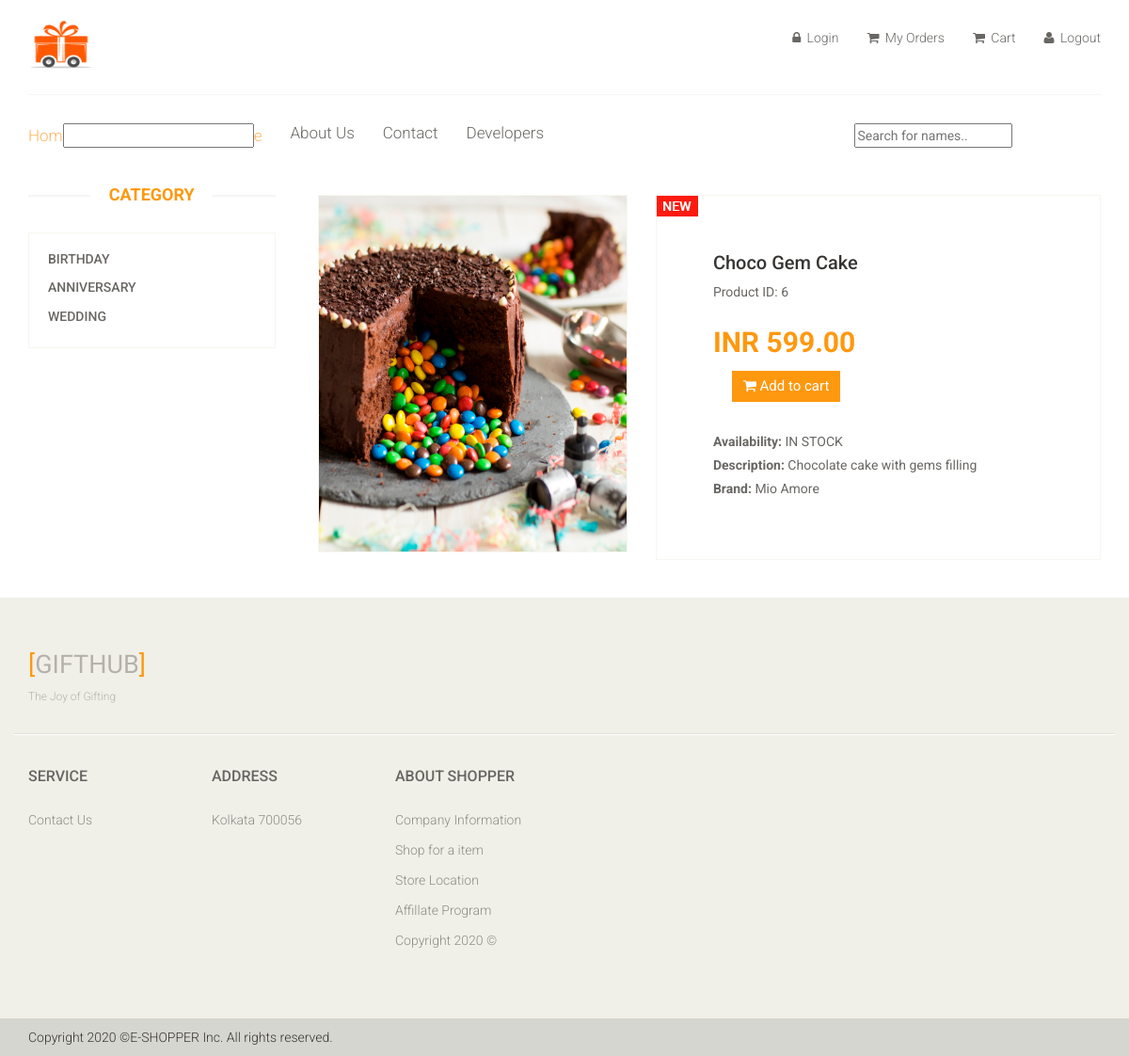
/detail/6/, run on the app's committed database.
### product/models.py (models this page shows, shortened)
class Occation(models.Model):
    name = models.CharField(default="Occation", max_length=63)

class Product(models.Model):
    name = models.CharField(default="Product Name", max_length=127)
    details = models.TextField(default="Product Details")
    price = models.DecimalField(default=0.00, max_digits=7, decimal_places=2)
    brand = models.CharField(default="Brand Name", max_length=127)
    stock = models.IntegerField(default=1)
    occation = models.ForeignKey(Occation, null=True, blank=True, on_delete=SET_NULL)
    image_name = models.CharField(default="-", max_length=127)
    image_url = models.CharField(default="-", max_length=127)

### main/models.py (models this page shows, shortened)
class Main(models.Model):
    name = models.CharField(default='Site Name', max_length=127)
    summary = models.CharField(default='Site Summary', max_length=127)
    description = models.TextField(default='Site Description')
    address = models.CharField(default='Physical Office Address', max_length=225)

### product/views.py (the view)
# urls.py: url(r'^detail/(?P<pk>\d+)/$', views.detail, name='product_detail'),
def detail(request, pk):
    data = get_home()
    if check_user_auth(request) == True:
        data['is_auth'] = True
        data['user_name'] = getCookie(request, 'user_name')[0].split()[0]
    try:
        scrub = Product.objects.get(pk=pk)
        data['pr'] = scrub
    except:
        data['alert_type'] = 'Product Not Found ERROR'
        data['alert_message'] = 'Item does not exist, check picker<br>Rollback !'
        return render(request, 'front/alert/home_like.html', data)
    return render(request, 'front/product/detail.html', data)

### product/views.py (called while the page is built, shortened)
def get_master_template_data():
    data = dict()
    scrub = Main.objects.get(pk=1)
    data['site_data'] = scrub
    return data

def get_home_template_data():
    data = get_master()
    scrub = Cassarole.objects.all()
    data['cassarole'] = scrub
    scrub = Occation.objects.all()
    data['occation'] = scrub
    scrub = Product.objects.all()
    data['product'] = scrub
    return data

def getCookie(request, *args):
    try:
        cookies = list()
        for arg in args:
            cookies.append(request.COOKIES[str(arg)])
    except Exception as ex:
        print(f"GET COOKIE EX : {ex}")
        cookies.append(None)
        return cookies
    else:
        return cookies

def get_user_authenticate(request):
    try:
        crypt = getCookie(request , 'ucrypt')
        if crypt[0] == None:
            return False
    except Exception as ex:
        print(f"GET ADMIN EX : {ex}")

### main/templates/front/product/detail.html (shortened to what this page needs)
{% extends 'front/master.html' %}
{% load static %}
{% block body_main %}
<section>
    <div class="container">
        <div class="row">
            <div class="col-sm-3">
                <div class="left-sidebar">
                    <h2>Category</h2>
                    <div class="panel-group category-products" id="accordian">
                        {% for oc in occation %}
                        {% if oc.pk != 20 %}
                        <div class="panel panel-default">
                            <div class="panel-heading">
                                <h4 class="panel-title">
                                    {% if oc.pk != picker %}
                                    <a href="{% url 'occation' pk=oc.pk %}">
                                        {{oc.name}}
                                    </a>
                                    {% else %}
                                    <a href="#">
                                    [ {{oc.name}} ]
                                    </a>
                                    {% endif %}
                                </h4>
                            </div>
                        </div>
                        {% endif %}
                        {% endfor %}
                    </div>
                </div>
            </div>
            <div class="col-sm-9 padding-right">
                <div class="product-details">
                    <div class="col-sm-5">
                        <div class="view-product">
                            <img src="{{pr.image_url}}" alt="PRODUCT IMAGE" />
                        </div>
                    </div>
                    <div class="col-sm-7">
                        <div class="product-information">
                            <img src="{% static 'front/images/product-details/new.jpg' %}" class="newarrival" alt="" />
                            <h2>{{pr.name}}</h2>
                            <p>Product ID: {{pr.pk}}</p>
                            <span>
                                <span>INR {{pr.price}}</span>
                                {% if pr.stock == 0 %}
                                <form>
                                    <button type="button" class="btn btn-fefault cart" disabled>
                                        <i class="fa fa-shopping-cart"></i>
                                            Add to cart
                                    </button>
                                </form>
                                {% else %}
                                {% if is_auth %}
                                <form action="{% url 'add_to_cart' %}" enctype="multipart/form-data" method="POST">
                                    {% csrf_token %}
                                    <input type="hidden" id="prod-id" name="prod-id" value="{{pr.pk}}">
                                    <button type="submit" value="submit" class="btn btn-fefault cart">
                                        <i class="fa fa-shopping-cart"></i>
                                        Add to cart
                                    </button>
                                </form>
                                {% else %}
                                <form>
                                    <button type="button" class="btn btn-fefault cart" onclick='(function(){alert("Login Required!");})();'>
                                        <i class="fa fa-shopping-cart"></i>
                                            Add to cart
                                    </button>
                                </form>
                                {% endif %}
                                {% endif %}
                            </span>
                            <p>
                                <b>Availability:</b>
                                {% if pr.stock == 0 %}
                                Not Available
                                {% else %}
                                IN STOCK
                                {% endif %}
                            </p>
                            <p><b>Description:</b> {{pr.details}}</p>
                            <p><b>Brand:</b> {{pr.brand}}</p>
                        </div>
                    </div>
                </div>
            </div>
        </div>
    </div>
</section>
{% endblock %}

### main/templates/front/master.html (shortened to what this page needs)
{% load static %}
<html lang="en">
    <head>
        <link href="{% static 'front/css/bootstrap.min.css' %}" rel="stylesheet">
        <link href="{% static 'front/css/font-awesome.min.css' %}" rel="stylesheet">
        <link href="{% static 'front/css/prettyPhoto.css' %}" rel="stylesheet">
        <link href="{% static 'front/css/price-range.css' %}" rel="stylesheet">
        <link href="{% static 'front/css/animate.css' %}" rel="stylesheet">
	    <link href="{% static 'front/css/main.css' %}" rel="stylesheet">
        <link href="{% static 'front/css/responsive.css' %}" rel="stylesheet">
    </head>
    <body>
        <header id="header">
            <div class="header-middle">
                <div class="container">
                    <div class="row">
                        <div class="col-sm-4">
                            <div class="logo pull-left">
                                <a href="/"><img src="{% static 'front/images/img4.png' %}" height="60" width="70" alt="LOGO" /></a>
                            </div>
                        </div>
                        <div class="col-sm-8">
                            <div class="shop-menu pull-right">
                                <ul class="nav navbar-nav">
                                    <li>
                                        {% if is_auth %}
                                        <a href="/"><i class="fa fa-lock"></i>{{user_name}}</a>
                                        {% else %}
                                        <a href="{% url 'user_login' %}"><i class="fa fa-lock"></i> Login</a>
                                        {% endif %}
                                    </li>
                                    <li><a href="{% url 'show_order' %}"><i class="fa fa-shopping-cart"></i> My Orders</a></li>
                                    <li><a href="{% url 'show_cart' %}"><i class="fa fa-shopping-cart"></i> Cart</a></li>
                                    <li>
                                        {% if is_auth %}
                                        <a href="{% url 'user_logout' %}"><i class="fa fa-user"></i> Logout</a>
                                        {% else %}
                                        <a href="/"><i class="fa fa-user"></i> Logout</a>
                                        {% endif %}
                                    </li>
                                </ul>
                            </div>
                        </div>
                    </div>
                </div>
            </div>
            <div class="header-bottom">
                <div class="container">
                    <div class="row">
                        <div class="col-sm-9">
                            <div class="mainmenu pull-left">
                                <ul class="nav navbar-nav collapse navbar-collapse">
                                    <li><a href="/" class="active">Hom<input  />e</a></li>
                                    <li><a href="{% url 'about' %}">About Us</a></li>
                                    <li><a href="{% url 'contact' %}">Contact</a></li>
                                    <li><a href="{% url 'developer' %}">Developers</a></li>
                                </ul>
                            </div>
                        </div>
                        <div class="col-sm-3">
                            <input type="text" id="myInput" onkeyup="myFunction()" placeholder="Search for names..">
                        </div>
                    </div>
                </div>
            </div>
        </header>
        <main>
            {% block body_main %}{% endblock %}
        </main>
        <footer id="footer">
            <div class="footer-top">
                <div class="container">
                    <div class="row">
                        <div class="col-sm-2">
                            <div class="companyinfo">
                                <h2><span>[</span>{{site_data.name}}<span>]</span></h2>
                                <p>{{site_data.summary}}</p>
                            </div>
                        </div>
                    </div>
                </div>
            </div>
            <div class="footer-widget">
                <div class="container">
                    <div class="row">
                        <div class="col-sm-2">
                            <div class="single-widget">
                                <h2>Service</h2>
                                <ul class="nav nav-pills nav-stacked">
                                    <li><a href="{% url 'contact' %}">Contact Us</a></li>
                                </ul>
                            </div>
                        </div>
                        <div class="col-sm-2">
                            <div class="single-widget">
                                <h2>Address</h2>
                                <ul class="nav nav-pills nav-stacked">
                                    <li><a href="">{{site_data.address}}</a></li>
                                </ul>
                            </div>
                        </div>
                        <div class="col-sm-2">
                            <div class="single-widget">
                                <h2>About Shopper</h2>
                                <ul class="nav nav-pills nav-stacked">
                                    <li><a href="">Company Information</a></li>
                                    <li><a href="/">Shop for a item</a></li>
                                    <li><a href="">Store Location</a></li>
                                    <li><a href="">Affillate Program</a></li>
                                    <li><a href="">Copyright 2020 &copy;</a></li>
                                </ul>
                            </div>
                        </div>
                    </div>
                </div>
            </div>
            <div class="footer-bottom">
                <div class="container">
                    <div class="row">
                        <p class="pull-left">Copyright 2020 &copy;E-SHOPPER Inc. All rights reserved.</p>
                    </div>
                </div>
            </div>
        </footer>
    </body>
</html>

### data on the page
Occation: name "BIRTHDAY"
Occation: name "ANNIVERSARY"
Occation: name "WEDDING"
Product: image_url (picture), name "Choco Gem Cake", pk "6", price "599.00", details "Chocolate cake with gems filling", brand "Mio Amore"
Main: name "GIFTHUB", summary "The Joy of Gifting", address "Kolkata 700056"
